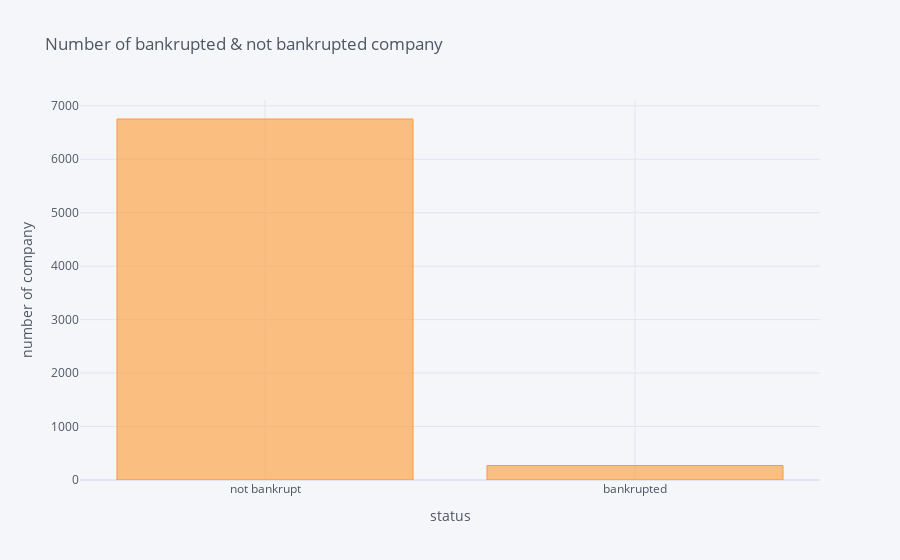

The code cell stored with this chart in its notebook:
### Markdown cell above
# Analyzing
## Number of bankrupt company

### Code cell
c = data.groupby("X65").count().X1.rename({0:"not bankrupt", 1:'bankrupted'})
c.iplot(kind='bar', title="Number of bankrupted & not bankrupted company",
                                  xTitle="status", yTitle="number of company")

### Figure 1 — Plotly figure (JSON) as saved in the notebook; plotly's stock layout.template omitted (floating-point values rounded to 4 significant figures)
{"data": [{"marker": {"color": "rgba(255, 153, 51, 0.6)", "line": {"color": "rgba(255, 153, 51, 1.0)", "width": 1}}, "name": "X1", "orientation": "v", "text": "", "type": "bar", "x": ["not bankrupt", "bankrupted"], "y": [6753, 271]}], "layout": {"legend": {"bgcolor": "#F5F6F9", "font": {"color": "#4D5663"}}, "paper_bgcolor": "#F5F6F9", "plot_bgcolor": "#F5F6F9", "title": {"font": {"color": "#4D5663"}, "text": "Number of bankrupted & not bankrupted company"}, "xaxis": {"gridcolor": "#E1E5ED", "showgrid": true, "tickfont": {"color": "#4D5663"}, "title": {"font": {"color": "#4D5663"}, "text": "status"}, "zerolinecolor": "#E1E5ED"}, "yaxis": {"gridcolor": "#E1E5ED", "showgrid": true, "tickfont": {"color": "#4D5663"}, "title": {"font": {"color": "#4D5663"}, "text": "number of company"}, "zerolinecolor": "#E1E5ED"}}}
